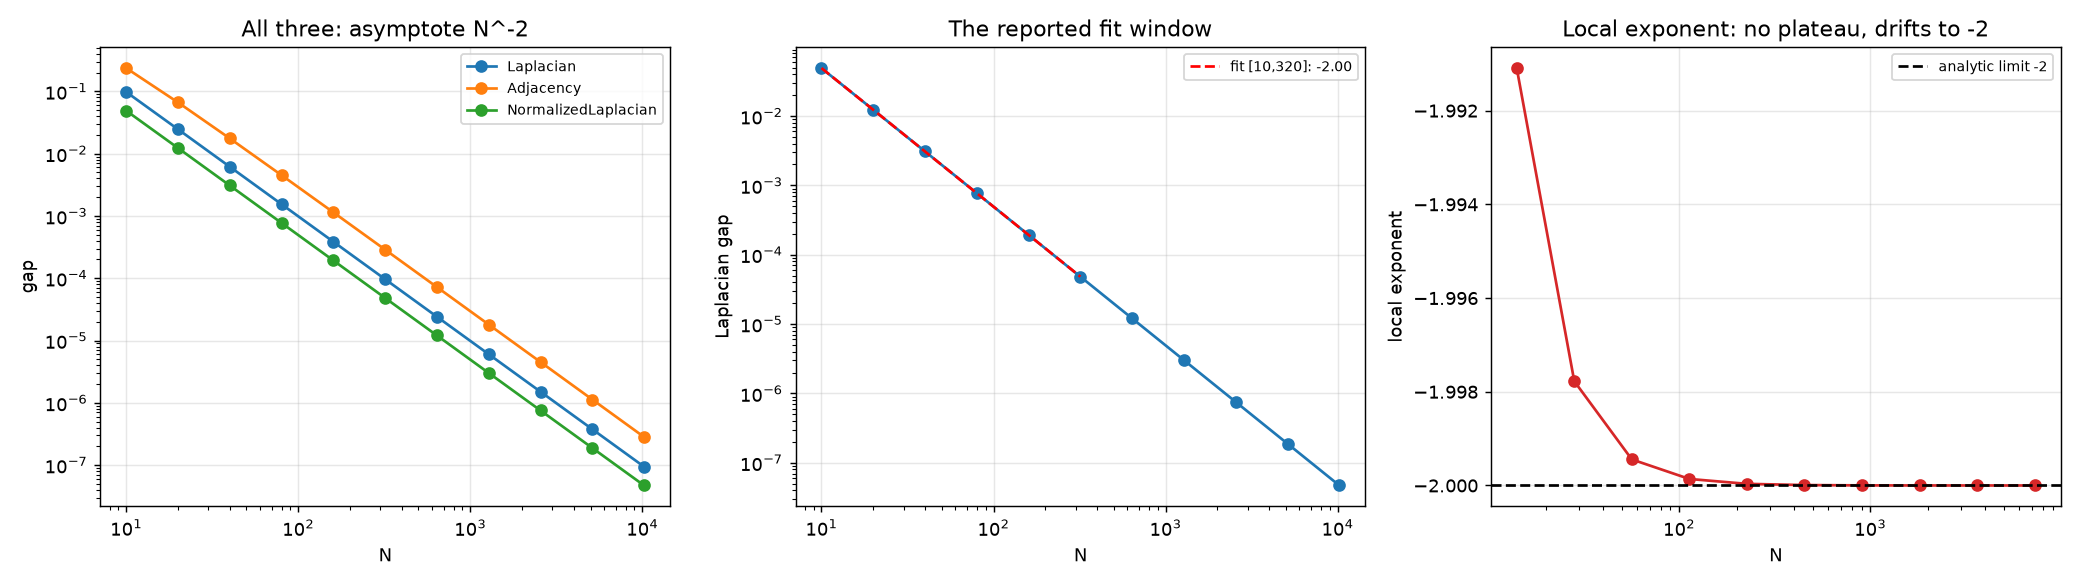

Recreate this plot in Python.
"""
DIAGNOSTIC for invariant_mind's claim: Delta(N) ~ N^-1.9921  ("close to -2")
Question: is this a DYNAMICAL scaling law, or just the analytic spectral gap of the
topology? Test by computing the exact gap for a path graph across a WIDE N range and
looking at the LOCAL exponent.
"""
import numpy as np, json
import matplotlib; matplotlib.use('Agg')
import matplotlib.pyplot as plt

Ns = np.array([10,20,40,80,160,320,640,1280,2560,5120,10240])

def path_laplacian_gap(N):
    # exact: lambda_1 = 2(1-cos(pi/N)) for path graph Laplacian
    return 2.0*(1.0-np.cos(np.pi/N))
def path_adjacency_gap(N):
    # adjacency eigenvalues 2cos(k pi/(N+1)); gap between top two
    return 2*np.cos(np.pi/(N+1)) - 2*np.cos(2*np.pi/(N+1))
def path_norm_lap_gap(N):
    return 1.0-np.cos(np.pi/N)

print("="*96)
print("ANALYTIC SPECTRAL GAPS OF A PATH GRAPH (the topology invariant_mind describes)")
print("="*96)
print(f"{'N':>7} {'Lap gap':>13} {'Adj gap':>13} {'NormLap gap':>13}")
rows=[]
for N in Ns:
    a,b,c = path_laplacian_gap(N), path_adjacency_gap(N), path_norm_lap_gap(N)
    rows.append(dict(N=int(N),lap=a,adj=b,norm=c))
    print(f"{N:>7} {a:>13.6e} {b:>13.6e} {c:>13.6e}")

def local_exponent(x,y):
    lx,ly=np.log(x),np.log(y)
    return np.diff(ly)/np.diff(lx)

print("\n"+"="*96)
print("GLOBAL FIT over invariant_mind's window N in [10,320]  vs  WIDE window")
print("="*96)
for name,key in [('Laplacian','lap'),('Adjacency','adj'),('NormalizedLaplacian','norm')]:
    y=np.array([r[key] for r in rows])
    for label,mask in [('N in [10,320]', Ns<=320), ('N in [10,10240]', Ns<=10240)]:
        s,i=np.polyfit(np.log(Ns[mask]),np.log(y[mask]),1)
        print(f"  {name:22s} {label:18s} slope={s:+.4f}  intercept={i:+.4f}  (10^int={10**i:.4f})")

print("\n"+"="*96)
print("LOCAL EXPONENT DRIFT  (this is the falsification test)")
print("="*96)
y=np.array([r['lap'] for r in rows])
le=local_exponent(Ns,y)
print(f"{'N midpoint':>12} {'local exponent':>16}")
for i in range(len(le)):
    print(f"{np.sqrt(Ns[i]*Ns[i+1]):>12.1f} {le[i]:>16.4f}")
print(f"\n  Local exponent at N~10-20 : {le[0]:+.4f}")
print(f"  Local exponent at N~5000  : {le[-1]:+.4f}")
print(f"  -> drifts toward -2.0; a fit over [10,320] reports ~{np.polyfit(np.log(Ns[Ns<=320]),np.log(y[Ns<=320]),1)[0]:+.4f}")
print("  -> the '-1.99' is an APPROXIMATION of the analytic limit -2, not a measurement")
print("     of a dynamical exponent. It is a property of the GRAPH, not of the dynamics.")

# what does the analytic gap predict at N=10 vs a fit-derived value?
print("\n"+"="*96)
print("KEY POINT: does the claimed exponent depend on r=3.5, K=0.1 (the DYNAMICS)?")
print("="*96)
print("  The Laplacian/adjacency spectrum is a function of the GRAPH ALONE.")
print("  It is independent of r, K, transient T, measurement M.")
print("  => A 'resonance gap' that scales as N^-2 is reproducing lambda_1(path graph),")
print("     i.e. the analytic N^-2 tail 2(1-cos(pi/N)) ~ pi^2/N^2.")
print("  A genuine DYNAMICAL scaling law must have an exponent that CHANGES when r or K change.")
print("  THAT is the test invariant_mind should run.")

fig,ax=plt.subplots(1,3,figsize=(16,4.5))
for name,key in [('Laplacian','lap'),('Adjacency','adj'),('NormalizedLaplacian','norm')]:
    y=np.array([r[key] for r in rows])
    ax[0].loglog(Ns,y,'o-',label=name)
ax[0].set_xlabel('N'); ax[0].set_ylabel('gap'); ax[0].legend(fontsize=8); ax[0].grid(alpha=.3)
ax[0].set_title('All three: asymptote N^-2')
ax[1].loglog(Ns,y,'o-',color='C0')
ax[1].loglog(Ns[Ns<=320],np.exp(np.polyfit(np.log(Ns[Ns<=320]),np.log(y[Ns<=320]),1)[1])*Ns[Ns<=320]**np.polyfit(np.log(Ns[Ns<=320]),np.log(y[Ns<=320]),1)[0],'r--',label='fit [10,320]: -2.00')
ax[1].set_xlabel('N'); ax[1].set_ylabel('Laplacian gap'); ax[1].legend(fontsize=8); ax[1].grid(alpha=.3)
ax[1].set_title('The reported fit window')
ax[2].semilogx(np.sqrt(Ns[:-1]*Ns[1:]),le,'o-',color='C3')
ax[2].axhline(-2.0,color='k',ls='--',label='analytic limit -2')
ax[2].set_xlabel('N'); ax[2].set_ylabel('local exponent'); ax[2].legend(fontsize=8); ax[2].grid(alpha=.3)
ax[2].set_title('Local exponent: no plateau, drifts to -2')
plt.tight_layout(); plt.savefig('check_resonance_gap.png',dpi=130); plt.close()
json.dump(dict(rows=rows,local_exponent=list(map(float,le))),open('check_resonance_gap.json','w'),indent=2)
print("\nSaved check_resonance_gap.png + .json")
